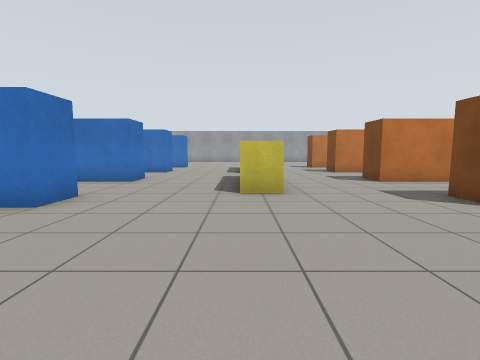
View 1 (above)

18 first-person views from a walk through a Gazebo world. The camera is 0.94 m above the floor, tilts 6° down and sees 85° across. The floor is counted in squares, 1 m on a side. Each view is taken from the middle of a square. On the plan, view 1 faces up. The plan holds only what a view shows up to about 11 squares ahead; the rest is blank.

View 2
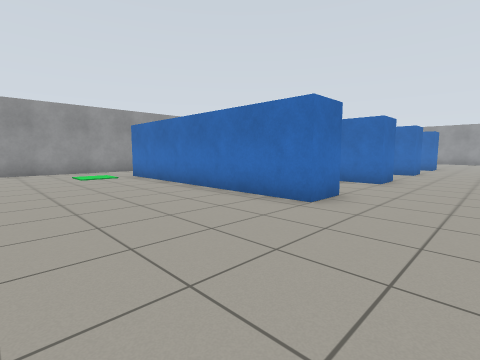

View 3
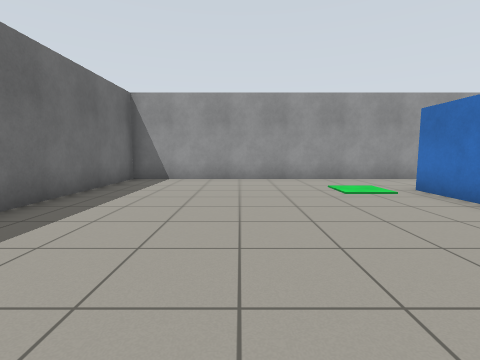

View 4
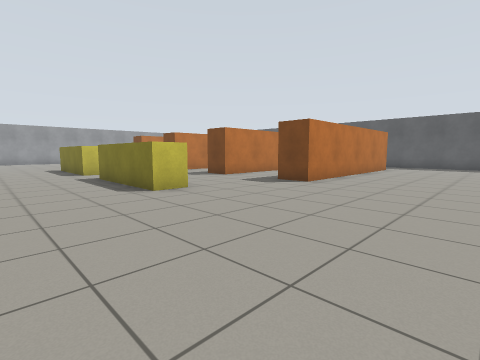

View 5
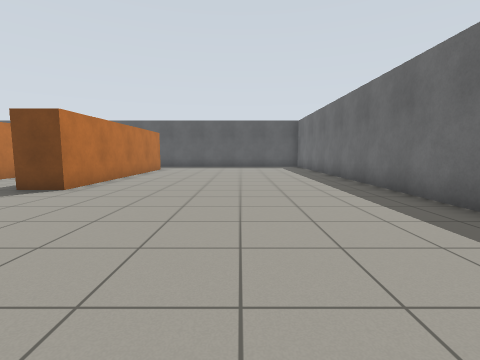

View 6
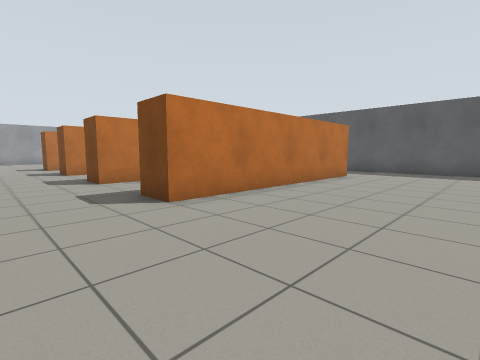

View 7
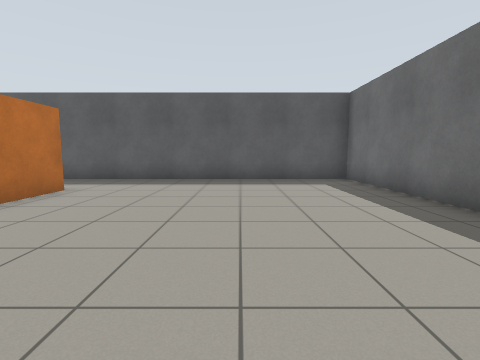

View 8
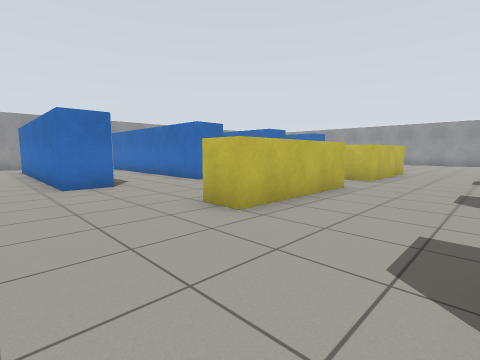

View 9
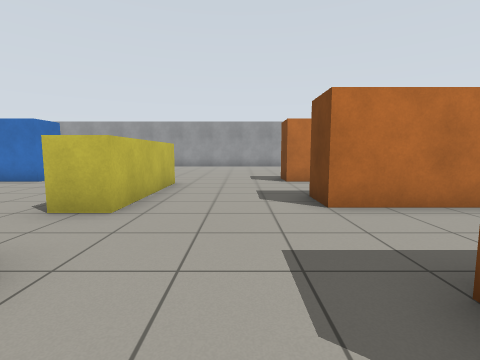

View 10
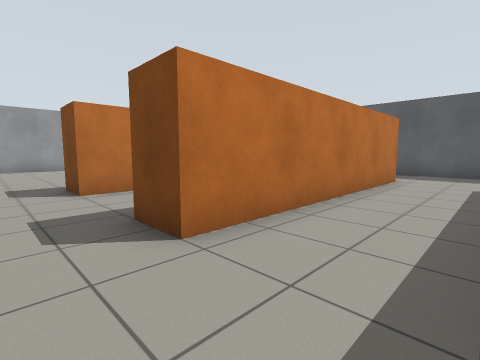

View 11
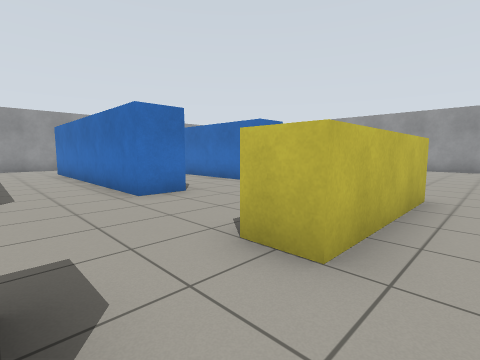

View 12
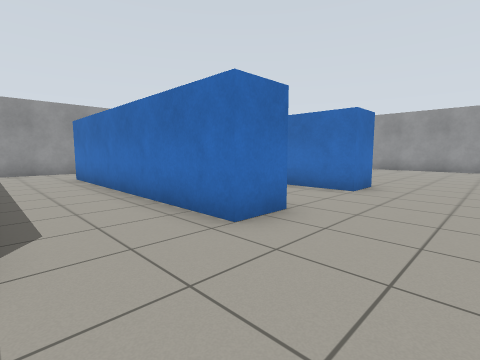

View 13
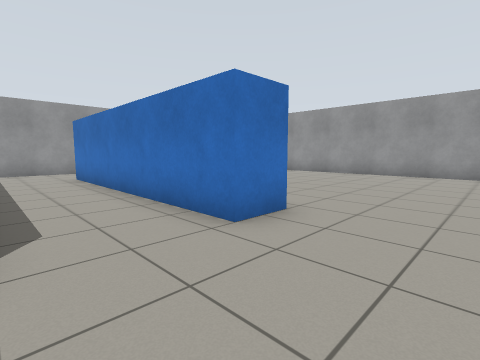

View 14
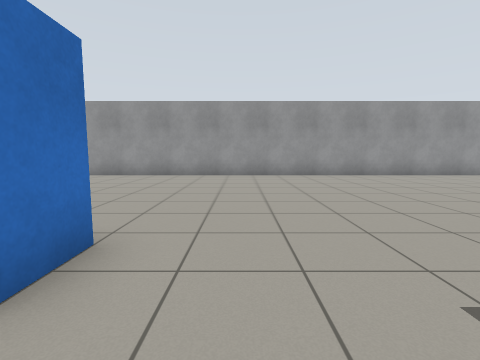

View 15
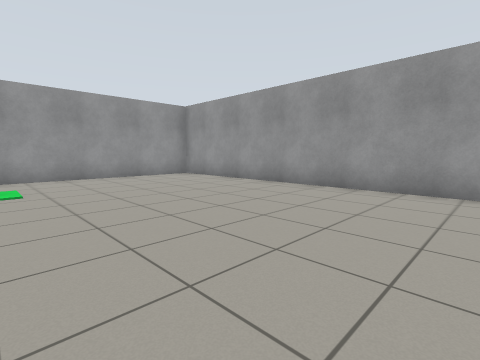

View 16
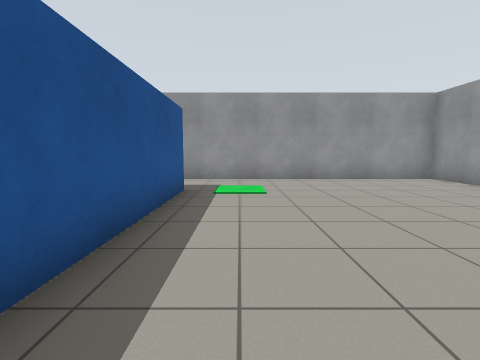

View 17
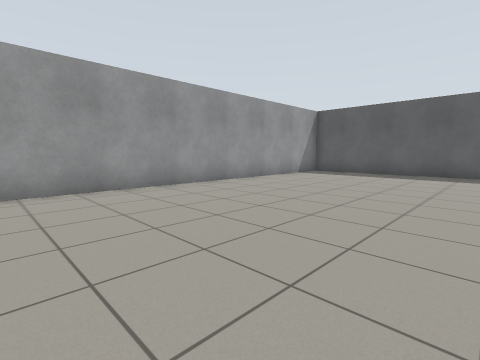

View 18
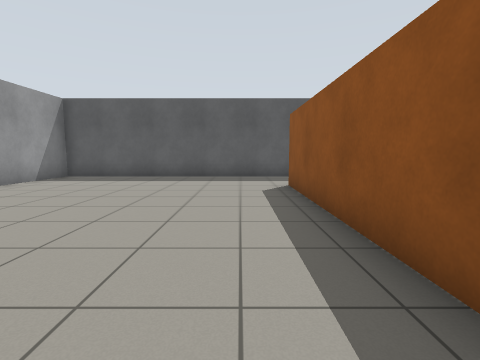

### Floor plan
Points are (right, up) in squares from view 1. A wall is a line through its corners. A room is listed if a view was taken in it or the views show most of it. See-through windows are left out.
Room 1 (views 1, 2, 3, 4, 5, 6, 7, 8, 9, 10, 11, 12, 13, 14, 15, 16, 17, 18)
walls: (-3.5, 9.6) (-3.5, 8.4) (-6.4, 8.4); (-3.5, 13.6) (-3.5, 12.4) (-11.5, 12.4); (-3.5, 5.6) (-3.5, 4.4) (-11.5, 4.4); (-3.5, 17.6) (-3.5, 16.4) (-11.5, 16.4); (5.8, 16.4) (4.5, 16.4) (4.5, 17.6); (7.8, 8.4) (4.5, 8.4) (4.5, 9.6); (6.4, 17.6) (12.5, 17.6); (12.6, 12.4) (4.5, 12.4) (4.5, 13.6); (-11.5, 17.6) (-6.4, 17.6); (12.6, 4.4) (4.5, 4.4) (4.5, 5.6); (-14.3, 12.5) (-14.3, 10.5); (2, -3.8) (15.3, -3.8) (15.3, 6.4); (-14.3, 6.4) (-14.3, -3.8) (-9, -3.8); (15.3, 10.5) (15.3, 13.1); (15.3, 17) (15.3, 25.8) (-14.3, 25.8) (-14.3, 14.5)
objects: barrier (0, 6) to (1, 10); barrier (0, 12) to (1, 16)

Where each view was taken, in squares from view 1:
view 1: 0 up, 0 right, facing up
view 2: 0 up, 1 left, facing up-left
view 3: 0 up, 5 left, facing left
view 4: 0 up, 3 left, facing up-right
view 5: 0 up, 2 left, facing right
view 6: 0 up, 2 right, facing up-right
view 7: 0 up, 6 right, facing right
view 8: 3 up, 4 right, facing up-left
view 9: 8 up, 3 right, facing up
view 10: 10 up, 3 right, facing up-right
view 11: 10 up, 2 right, facing up-left
view 12: 10 up, 1 left, facing up-left
view 13: 14 up, 1 left, facing up-left
view 14: 15 up, 2 left, facing up
view 15: 19 up, 4 left, facing up-left
view 16: 19 up, 5 left, facing left
view 17: 19 up, 3 right, facing up-right
view 18: 19 up, 5 right, facing right
